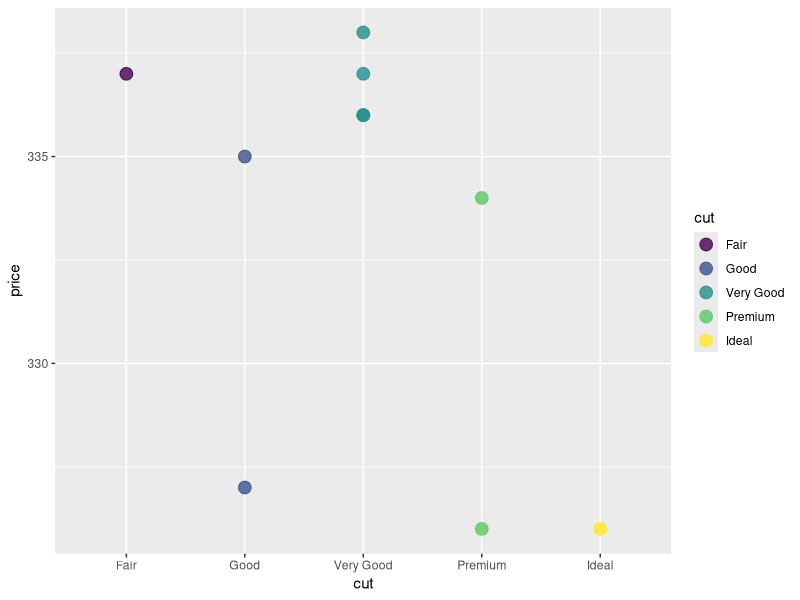
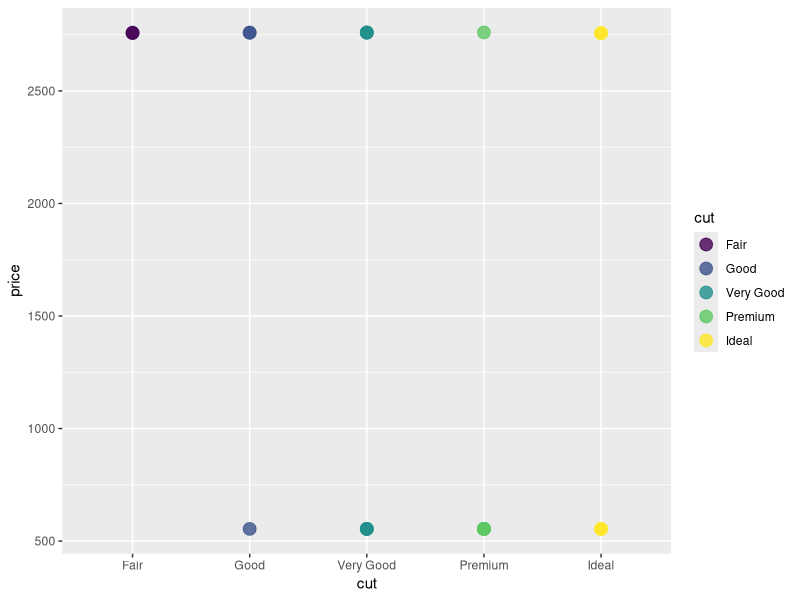
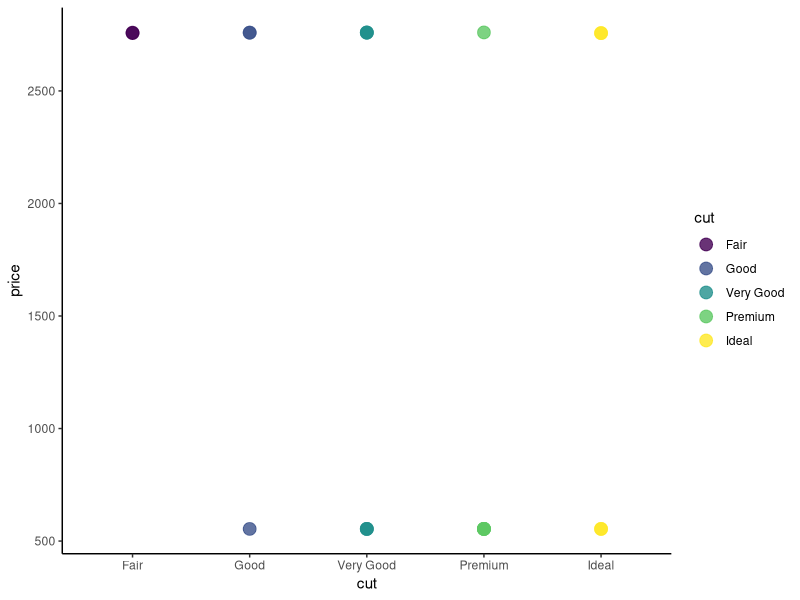
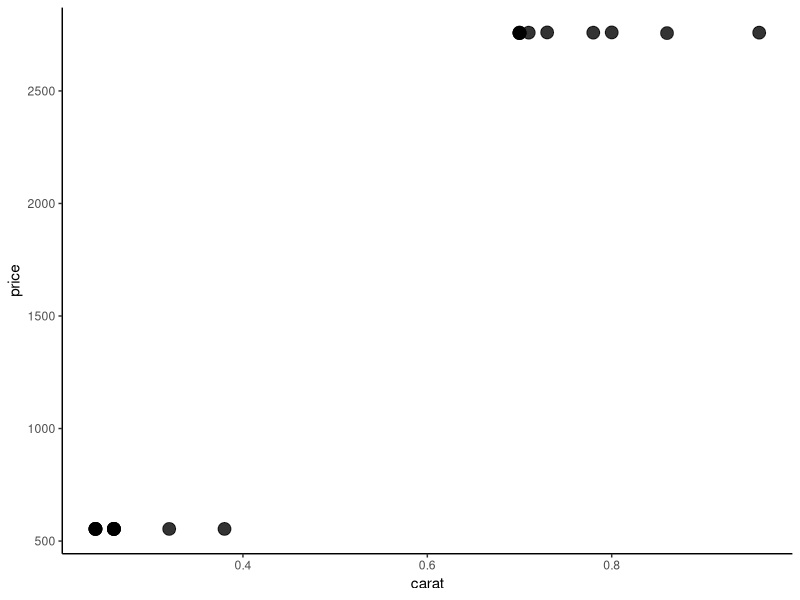
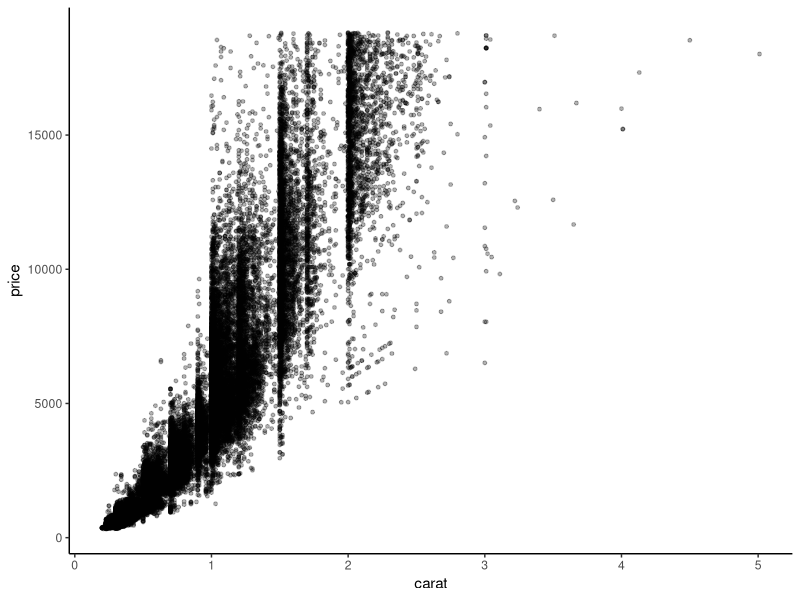

Write the R code that produced these figures, in order.
## ---- chunk 1

#To read some pieces of code that other people have already written, we can borrow those codebooks from the R library. 

#Here, we borrow some instructions for making plots, which also includes the sample dataset called 'diamonds', by calling up the code using the 'library' function:  
library(ggplot2)

#This is like checking out a codebook from the library - you get to keep it at hand as long as you're working in this space.

#The 'head' command in bash has the same name in R, but it is a function too: 
head(diamonds)

#To change the number of rows displayed, it looks like this: 
head(diamonds, n=10)

#We also talked about how the function nrow() works just like the bash command (word count) that tells us how many lines are in a file: wc -l
nrow(diamonds)
## ---- chunk 2

#This is an example of some student code where they were looking for all the "Good" diamonds: pretty close! 
diamonds[grep("Good",diamonds)]

#Putting results in a variable is good practice if we want to us them later. 

# Use the '<-' combined symbol to "stuff" your code result from the right side into the variable on the left side. You can name the variable whatever you want! We named it 'stud' here: 
stud <- diamonds[grep("Good",diamonds)]

#Let us make a few modifications. 
#First, let's specify that we are looking in rows with a comma after the grep command
#Then let's grep for the pattern in the "cut" column only. 

#To use column information inside the function, we can use SYNTAX like this:
#diamonds$cut. That calls the column "by its name". 

stud2 <- diamonds[grep("Good",diamonds$cut),]
stud2

#Here is a student example of "subsetting" a dataset. 
#This can be a good idea to figure out how the commands work by using smaller datasets.
diamonds[1:10, c("cut","price")] -> dia
dia

#The student code works, but the more typical way to write this is in R is to put the variable name first and the instructions second: 

dia2 <- diamonds[1:10, c("cut", "price")]
dia2


#Much like the 'MATCH' function in excel, the grep function in R returns the index of the matches. 
#Consider this grep function, which searches for the word 'Premium' in the dataframe 'dia2'. Where does it say the matches are? 
matches <- grep("Premium", dia2$cut)
matches

#You should see all of the row numbers returned. So how do we get the information in the rows returned, instead of just which rows have a match? 

#We might try to just use the returned indexes to grab rows: 
dia2[matches,]

#That works! 

#You could also try using the combine function we saw earlier, because we got more than one row number back: 
dia2[c(matches),]

#That works too!

#Finally, let's see if we can stuff the function inside the dataframe to select the right rows, alll in one line of code: 
dia2[grep("Premium", dia2$cut), ]

#I hope you can see that there are LOTS of ways to do things 'right', not just LOTS of ways to get it a little wrong. 

#Another version of grep that students have tried is 'grepl', which returns something called a boolean. 

#Booleans are either 'TRUE' or 'FALSE' for each of the data items surveyed. 

#This could be useful, let's save that list of values in a variable and try some of the same steps as above. 

stud3 <- grepl("Premium", dia2$cut)
stud3
dia2[stud3,]

#Ah! Both booleans from grepl and indexes from grep work!

#Now, I told you the fun part was plotting. How do we? Try this code: 

ggplot(data = dia, aes(x = cut, y = price, color = cut)) +
  geom_point(alpha = 0.8, size =4)

#You'll notice we need to call out plotting function ggplot(). 

#The function needs a dataset (dia), and the variables to use get packaged into the 'aes()' function (aes = aesthetics; how modern!).

#The handy part of ggplot is that we can add-on instructions with extra functions using the '+' sign - kinda like buying upgrades, but free! 

#Here, we add-on upgrades to our datapoints using the function 'geom_point()' and give it a new color opacity using 'alpha' and a new point size using 'size'. Try to change some values and see what happens!  

#For the TASKS, I've created a subset of diamonds called diatask with this command: 

diatask <- diamonds[80:100, c(2,7)]
#print(diatask, n = 20) 

## ---- chunk 3
head(diatask) 
# The key variables are cut and price
## ---- chunk 4
head(diatask, n = nrow(diatask))
## ---- chunk 5
diatask[diatask$price < 750, ]
## ---- chunk 6
# Expected number: count the Premium and Ideal rows in diatask.
print(diatask, row.names = TRUE)

sparkles <- rbind(
  diatask[grep("Premium", diatask$cut), ],
  diatask[grep("Ideal", diatask$cut), ]
)

sparkles

# Check the actual number of rows.
nrow(sparkles)
## ---- chunk 7
ggplot(data = diatask, aes(x = cut, y = price, color = cut)) +
  geom_point(alpha = 0.8, size = 4)
## ---- chunk 8
ggplot(data = diatask, aes(x = cut, y = price, color = cut)) +
  geom_point(alpha = 0.8, size = 4) +
  theme_classic()
## ---- chunk 9
diasize <- diamonds[80:100, c("carat", "cut", "price")]
head(diasize)
## ---- chunk 10
ggplot(data = diasize, aes(x = carat, y = price)) +
  geom_point(alpha = 0.8, size = 4) +
  theme_classic()
## ---- chunk 11
## Write your answer as a comment here
# Plots only have 21 diamonds, which is a small sample.
# The chosen diamonds may not represent the entire dataset.
# Other variables could also affect price, so the plots are not enough to say there is a relationship between cut and price or carat and price.
## ---- chunk 12
# I used  full diamonds dataset instead of just the 21 diamonds to make the results more representative of the dataset.
# I plotted carat against price to examine their relationship.
# I expect price to generally increase as carat increases,but other factors could also affect price.

ggplot(data = diamonds, aes(x = carat, y = price)) +
  geom_point(alpha = 0.3, size = 1) +
  theme_classic()
